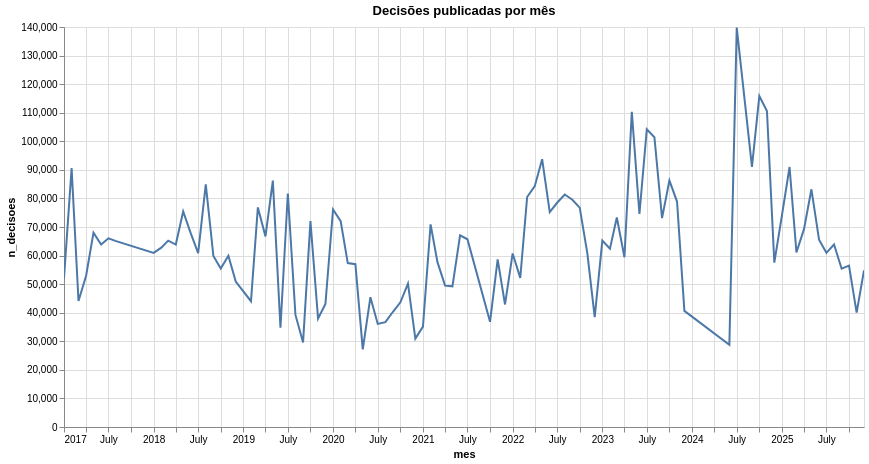
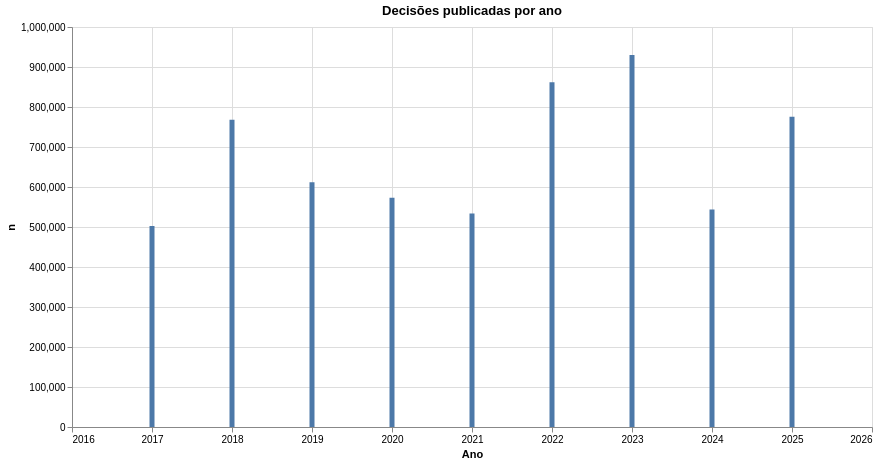

Notebook cell for these charts, in order:
### Markdown cell above
## 3. Temporal coverage

### Code cell
lf_time = lf_processos.with_columns(
    pl.col("data_disponibilizacao")
    .str.strptime(pl.Date, "%d/%m/%Y", strict=False)
    .alias("dt_pub")
)

serie_mensal = (
    lf_time.filter(pl.col("dt_pub").is_not_null())
    .group_by(pl.col("dt_pub").dt.truncate("1mo").alias("mes"))
    .agg(pl.len().alias("n_decisoes"))
    .sort("mes")
    .collect()
)

por_ano = (
    lf_time.filter(pl.col("dt_pub").is_not_null())
    .group_by(pl.col("dt_pub").dt.year().alias("ano"))
    .agg(pl.len().alias("n"))
    .sort("ano")
    .collect()
)

serie_mensal.write_csv(FIGURES_DIR / "table_decisoes_por_mes.csv")
por_ano.write_csv(FIGURES_DIR / "table_decisoes_por_ano.csv")

chart_mes = (
    serie_mensal.plot.line(x="mes", y="n_decisoes")
    .properties(title="Decisões publicadas por mês", width=800, height=400)
)
chart_mes.save(str(FIGURES_DIR / "fig_decisoes_por_mes.png"), scale_factor=2)
display(chart_mes)

chart_ano = (
    por_ano.plot.bar(
        x=alt.X("ano:Q", axis=alt.Axis(format="d", tickMinStep=1), title="Ano"),
        y="n",
    )
    .properties(title="Decisões publicadas por ano", width=800, height=400)
)
chart_ano.save(str(FIGURES_DIR / "fig_decisoes_por_ano.png"), scale_factor=2)
display(chart_ano)

### Figure 1 — Vega-Lite specification as saved in the notebook (floating-point values rounded to 4 significant figures)
{"config": {"view": {"continuousWidth": 300, "continuousHeight": 300}}, "data": {"name": "data-83c6c65a4a08089ff71b329fba6e0e09"}, "mark": {"type": "line", "tooltip": true}, "encoding": {"x": {"field": "mes", "type": "temporal"}, "y": {"field": "n_decisoes", "type": "quantitative"}}, "height": 400, "params": [{"name": "param_1e9efca18e7a2868", "select": {"type": "interval", "encodings": ["x", "y"]}, "bind": "scales"}], "title": "Decisões publicadas por mês", "width": 800, "$schema": "https://vega.github.io/schema/vega-lite/v6.4.1.json", "datasets": {"data-83c6c65a4a08089ff71b329fba6e0e09": [{"mes": "2017-01-01T00:00:00", "n_decisoes": 52056}, {"mes": "2017-02-01T00:00:00", "n_decisoes": 90594}, {"mes": "2017-03-01T00:00:00", "n_decisoes": 44099}, {"mes": "2017-04-01T00:00:00", "n_decisoes": 52928}, {"mes": "2017-05-01T00:00:00", "n_decisoes": 68039}, {"mes": "2017-06-01T00:00:00", "n_decisoes": 63847}, {"mes": "2017-07-01T00:00:00", "n_decisoes": 66037}, {"mes": "2017-08-01T00:00:00", "n_decisoes": 65053}, {"mes": "2018-01-01T00:00:00", "n_decisoes": 60959}, {"mes": "2018-02-01T00:00:00", "n_decisoes": 62788}, {"mes": "2018-03-01T00:00:00", "n_decisoes": 65238}, {"mes": "2018-04-01T00:00:00", "n_decisoes": 63853}, {"mes": "2018-05-01T00:00:00", "n_decisoes": 75449}, {"mes": "2018-06-01T00:00:00", "n_decisoes": 67752}, {"mes": "2018-07-01T00:00:00", "n_decisoes": 60842}, {"mes": "2018-08-01T00:00:00", "n_decisoes": 84911}, {"mes": "2018-09-01T00:00:00", "n_decisoes": 59876}, {"mes": "2018-10-01T00:00:00", "n_decisoes": 55461}, {"mes": "2018-11-01T00:00:00", "n_decisoes": 59912}, {"mes": "2018-12-01T00:00:00", "n_decisoes": 50896}, {"mes": "2019-02-01T00:00:00", "n_decisoes": 44028}, {"mes": "2019-03-01T00:00:00", "n_decisoes": 76855}, {"mes": "2019-04-01T00:00:00", "n_decisoes": 66718}, {"mes": "2019-05-01T00:00:00", "n_decisoes": 86232}, {"mes": "2019-06-01T00:00:00", "n_decisoes": 34724}, {"mes": "2019-07-01T00:00:00", "n_decisoes": 81735}, {"mes": "2019-08-01T00:00:00", "n_decisoes": 39231}, {"mes": "2019-09-01T00:00:00", "n_decisoes": 29599}, {"mes": "2019-10-01T00:00:00", "n_decisoes": 72043}, {"mes": "2019-11-01T00:00:00", "n_decisoes": 37963}, {"mes": "2019-12-01T00:00:00", "n_decisoes": 43052}, {"mes": "2020-01-01T00:00:00", "n_decisoes": 76139}, {"mes": "2020-02-01T00:00:00", "n_decisoes": 72050}, {"mes": "2020-03-01T00:00:00", "n_decisoes": 57362}, {"mes": "2020-04-01T00:00:00", "n_decisoes": 56981}, {"mes": "2020-05-01T00:00:00", "n_decisoes": 27158}, {"mes": "2020-06-01T00:00:00", "n_decisoes": 45414}, {"mes": "2020-07-01T00:00:00", "n_decisoes": 36074}, {"mes": "2020-08-01T00:00:00", "n_decisoes": 36676}, {"mes": "2020-09-01T00:00:00", "n_decisoes": 40328}, {"mes": "2020-10-01T00:00:00", "n_decisoes": 43622}, {"mes": "2020-11-01T00:00:00", "n_decisoes": 50159}, {"mes": "2020-12-01T00:00:00", "n_decisoes": 30928}, {"mes": "2021-01-01T00:00:00", "n_decisoes": 35132}, {"mes": "2021-02-01T00:00:00", "n_decisoes": 70916}, {"mes": "2021-03-01T00:00:00", "n_decisoes": 57695}, {"mes": "2021-04-01T00:00:00", "n_decisoes": 49476}, {"mes": "2021-05-01T00:00:00", "n_decisoes": 49237}, {"mes": "2021-06-01T00:00:00", "n_decisoes": 67102}, {"mes": "2021-07-01T00:00:00", "n_decisoes": 65709}, {"mes": "2021-10-01T00:00:00", "n_decisoes": 36829}, {"mes": "2021-11-01T00:00:00", "n_decisoes": 58670}, {"mes": "2021-12-01T00:00:00", "n_decisoes": 42885}, {"mes": "2022-01-01T00:00:00", "n_decisoes": 60742}, {"mes": "2022-02-01T00:00:00", "n_decisoes": 52210}, {"mes": "2022-03-01T00:00:00", "n_decisoes": 80498}, {"mes": "2022-04-01T00:00:00", "n_decisoes": 84292}, {"mes": "2022-05-01T00:00:00", "n_decisoes": 93731}, {"mes": "2022-06-01T00:00:00", "n_decisoes": 75216}, {"mes": "2022-07-01T00:00:00", "n_decisoes": 78482}, {"mes": "2022-08-01T00:00:00", "n_decisoes": 81383}, {"mes": "2022-09-01T00:00:00", "n_decisoes": 79551}, {"mes": "2022-10-01T00:00:00", "n_decisoes": 76784}, {"mes": "2022-11-01T00:00:00", "n_decisoes": 60779}, {"mes": "2022-12-01T00:00:00", "n_decisoes": 38426}, {"mes": "2023-01-01T00:00:00", "n_decisoes": 65225}, {"mes": "2023-02-01T00:00:00", "n_decisoes": 62374}, {"mes": "2023-03-01T00:00:00", "n_decisoes": 73335}, {"mes": "2023-04-01T00:00:00", "n_decisoes": 59402}, {"mes": "2023-05-01T00:00:00", "n_decisoes": 110278}, {"mes": "2023-06-01T00:00:00", "n_decisoes": 74555}, {"mes": "2023-07-01T00:00:00", "n_decisoes": 104203}, {"mes": "2023-08-01T00:00:00", "n_decisoes": 101419}, {"mes": "2023-09-01T00:00:00", "n_decisoes": 73096}, {"mes": "2023-10-01T00:00:00", "n_decisoes": 86247}, {"mes": "2023-11-01T00:00:00", "n_decisoes": 78909}, {"mes": "2023-12-01T00:00:00", "n_decisoes": 40647}, {"mes": "2024-06-01T00:00:00", "n_decisoes": 28800}, {"mes": "2024-07-01T00:00:00", "n_decisoes": 139782}, {"mes": "2024-09-01T00:00:00", "n_decisoes": 91055}, {"mes": "2024-10-01T00:00:00", "n_decisoes": 115866}, {"mes": "2024-11-01T00:00:00", "n_decisoes": 110608}, {"mes": "2024-12-01T00:00:00", "n_decisoes": 57518}, {"mes": "2025-01-01T00:00:00", "n_decisoes": 74045}, {"mes": "2025-02-01T00:00:00", "n_decisoes": 91007}, {"mes": "2025-03-01T00:00:00", "n_decisoes": 61093}, {"mes": "2025-04-01T00:00:00", "n_decisoes": 69338}, {"mes": "2025-05-01T00:00:00", "n_decisoes": 83194}, {"mes": "2025-06-01T00:00:00", "n_decisoes": 65538}, {"mes": "2025-07-01T00:00:00", "n_decisoes": 60965}, {"mes": "2025-08-01T00:00:00", "n_decisoes": 63885}, {"mes": "2025-09-01T00:00:00", "n_decisoes": 55396}, {"mes": "2025-10-01T00:00:00", "n_decisoes": 56500}, {"mes": "2025-11-01T00:00:00", "n_decisoes": 40040}, {"mes": "2025-12-01T00:00:00", "n_decisoes": 54835}]}}

### Figure 2 — Vega-Lite specification as saved in the notebook (floating-point values rounded to 4 significant figures)
{"config": {"view": {"continuousWidth": 300, "continuousHeight": 300}}, "data": {"name": "data-8005274517aa36ec656b4fb58051d6f0"}, "mark": {"type": "bar", "tooltip": true}, "encoding": {"x": {"axis": {"format": "d", "tickMinStep": 1}, "field": "ano", "title": "Ano", "type": "quantitative"}, "y": {"field": "n", "type": "quantitative"}}, "height": 400, "params": [{"name": "param_1e9efca18e7a2868", "select": {"type": "interval", "encodings": ["x", "y"]}, "bind": "scales"}], "title": "Decisões publicadas por ano", "width": 800, "$schema": "https://vega.github.io/schema/vega-lite/v6.4.1.json", "datasets": {"data-8005274517aa36ec656b4fb58051d6f0": [{"ano": 2017, "n": 502653}, {"ano": 2018, "n": 767937}, {"ano": 2019, "n": 612180}, {"ano": 2020, "n": 572891}, {"ano": 2021, "n": 533651}, {"ano": 2022, "n": 862094}, {"ano": 2023, "n": 929690}, {"ano": 2024, "n": 543629}, {"ano": 2025, "n": 775836}]}}
